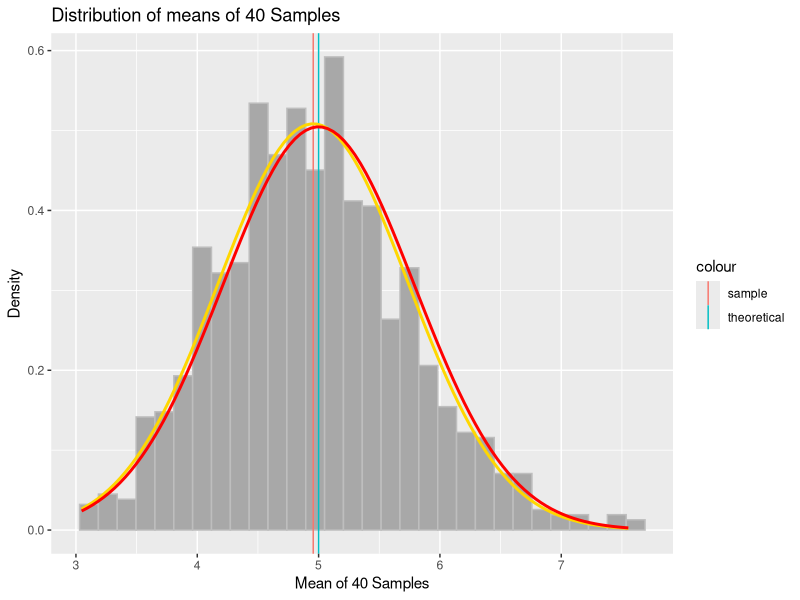

This figure's R source:
## ---- chunk 1
set.seed(420)
lambda <- 0.2
n <- 40
sample_size <- 1000
simulated_sample <- replicate(sample_size, rexp(n, lambda))
means_exponentials <- apply(simulated_sample, 2, mean)
## ---- chunk 2
sample_mean <- mean(means_exponentials)
theoretical_mean <- 1 / lambda
paste0("The sample mean is ", sample_mean, " and the theoretical mean is ", theoretical_mean)

## ---- chunk 3
sample_var <- var(means_exponentials)
theoretical_var <- (1 / lambda)^2 / (n)
sample_sd <- sd(means_exponentials)
theoretical_sd <- 1/(lambda * sqrt(n))
paste0("The sample variance is ", sample_var, " and the theoretical variance is ", theoretical_var)
paste0("The sample standard deviation is ",sample_sd, " and the theoretical standard deviation is ", theoretical_sd)
## ---- chunk 4
library("ggplot2")
plotdata <- data.frame(means_exponentials)
m <- ggplot(plotdata, aes(x =means_exponentials))
m <- m + geom_histogram(aes(y=..density..), colour="grey",
fill = "grey66")
m <- m + labs(title = "Distribution of means of 40 Samples", x = "Mean of 40 Samples", y =
"Density")
m <- m + geom_vline(aes(xintercept = sample_mean, colour = "sample"))
m <- m + geom_vline(aes(xintercept = theoretical_mean, colour = "theoretical"))
m <- m + stat_function(fun = dnorm, args = list(mean = sample_mean, sd = sample_sd), color =
"gold1", size = 1.0)
m <- m + stat_function(fun = dnorm, args = list(mean = theoretical_mean, sd = theoretical_sd), colour =
"red", size = 1.0)
m
## ---- chunk 5
library(dplyr)
library(datasets)
library(ggplot2)
data <- ToothGrowth
## ---- chunk 6
summary(data)
head(data)
